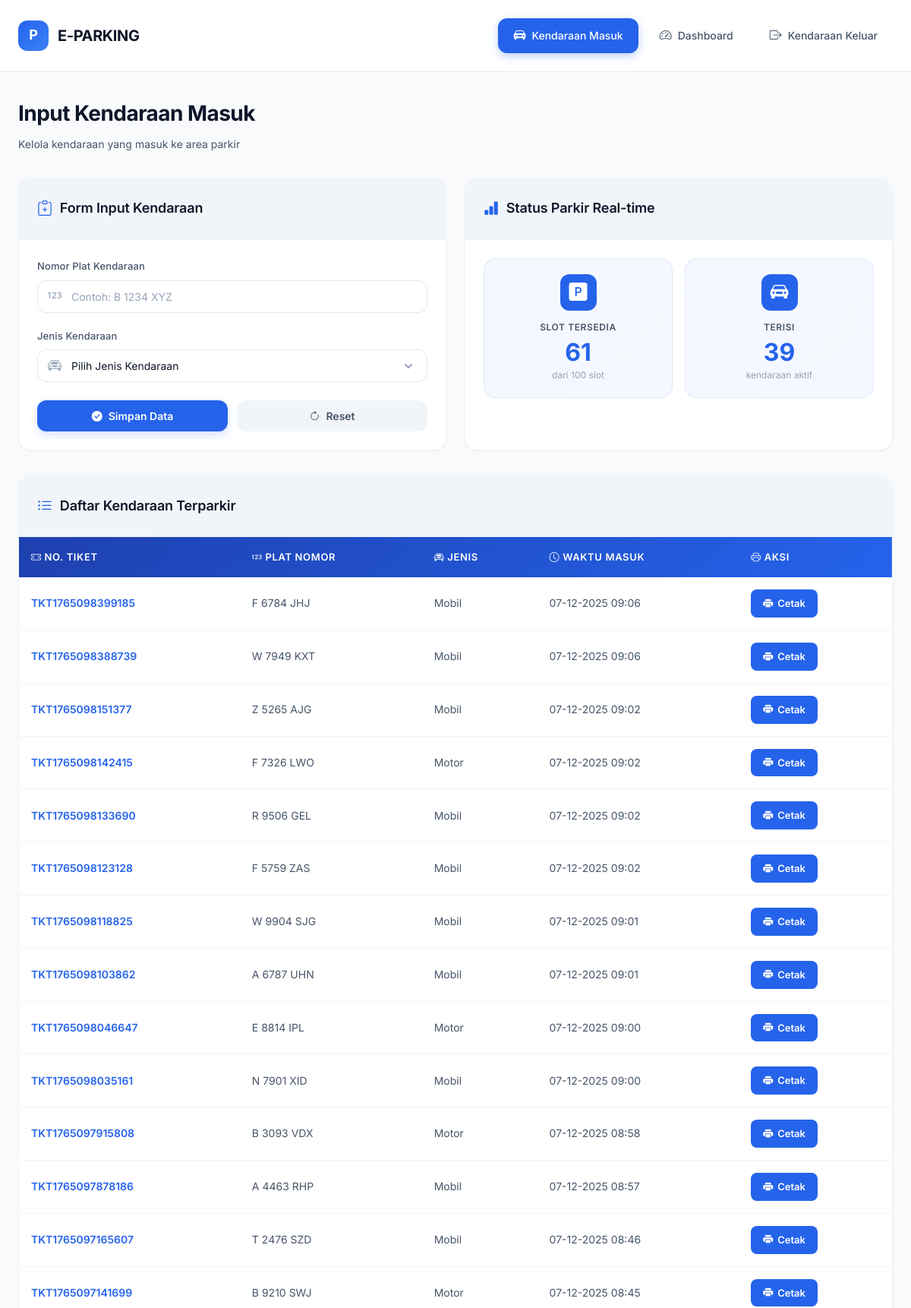
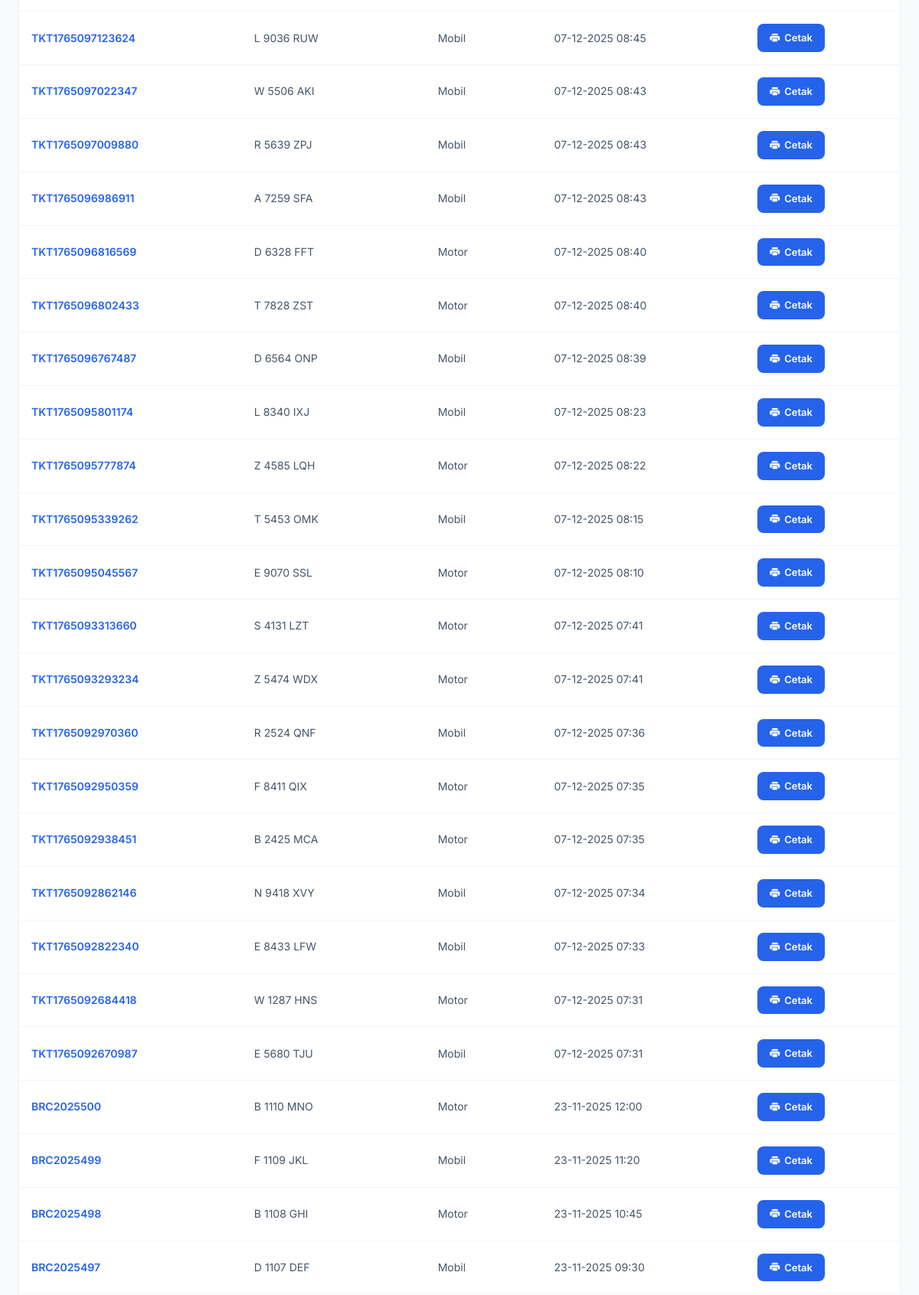
The page / (upper part) on the database its author committed (2 pictures, top to bottom).
### tables this page shows
CREATE TABLE `parkir` (
  `id` int NOT NULL,
  `no_plat` varchar(50) NOT NULL,
  `jenis` enum('Motor','Mobil') NOT NULL,
  `jam_masuk` datetime NOT NULL,
  `jam_keluar` datetime DEFAULT NULL,
  `durasi_menit` int DEFAULT NULL,
  `biaya` decimal(10,2) DEFAULT NULL,
  `barcode_id` varchar(100) NOT NULL,
  `status` varchar(10) NOT NULL DEFAULT 'IN',
  `petugas` varchar(50) DEFAULT NULL,
  `image_path` varchar(100) DEFAULT NULL,
  `referee_no` varchar(20) DEFAULT NULL,
  `created_at` timestamp NOT NULL DEFAULT CURRENT_TIMESTAMP,
  `updated_at` timestamp NULL DEFAULT NULL ON UPDATE CURRENT_TIMESTAMP
);

### index.php (the view, shortened to what this page needs)
<?php
include './config/db.php';
$total_capacity = 100;
$count_in = 0;
$slots_available = $total_capacity;
$data_in = [];
$status_in = mysqli_real_escape_string($conn, 'IN');
$sql_count_in = "SELECT COUNT(*) AS jumlah FROM parkir WHERE `status`='$status_in'";
$result_count_in = mysqli_query($conn, $sql_count_in);
if ($result_count_in) {
    $row_count_in = mysqli_fetch_assoc($result_count_in);
    $count_in = intval($row_count_in['jumlah']);
    $slots_available = $total_capacity - $count_in;
} else {
    echo "<div style='color: red; font-weight: bold;'>❌ Query count error: " . mysqli_error($conn) . "</div>";
}
$sql_in = "SELECT id, barcode_id, no_plat, jenis, jam_masuk FROM parkir WHERE `status`='$status_in' ORDER BY jam_masuk DESC";
$result_in = mysqli_query($conn, $sql_in);
if ($result_in) {
    while ($row = mysqli_fetch_assoc($result_in)) {
        $data_in[] = $row;
    }
} else {
    echo "<div style='color: red; font-weight: bold;'>❌ Query data error: " . mysqli_error($conn) . "</div>";
}
?>
<!DOCTYPE html>
<html lang="id">
<head>
    <link rel="stylesheet" href="https://cdn.jsdelivr.net/npm/bootstrap-icons@1.11.3/font/bootstrap-icons.min.css">
</head>
<body>
    <header class="header">
        <div class="header-content">
            <div class="logo">
                <div class="logo-icon">P</div>
                <span class="logo-text">E-PARKING</span>
            </div>
            <nav class="navbar">
                <a href="index.php" <?php if(basename($_SERVER['PHP_SELF']) === 'index.php'): ?>class="active"<?php endif; ?>>
                    <i class="bi bi-car-front-fill"></i>
                    Kendaraan Masuk
                </a>
                <a href="dashboard.php" <?php if(basename($_SERVER['PHP_SELF']) === 'dashboard.php'): ?>class="active"<?php endif; ?>>
                    <i class="bi bi-speedometer2"></i>
                    Dashboard
                </a>
                <a href="keluar.php" <?php if(basename($_SERVER['PHP_SELF']) === 'keluar.php'): ?>class="active"<?php endif; ?>>
                    <i class="bi bi-box-arrow-right"></i>
                    Kendaraan Keluar
                </a>
            </nav>
        </div>
    </header>
    <div class="container">
        <div class="page-title">
            <h1>Input Kendaraan Masuk</h1>
            <p>Kelola kendaraan yang masuk ke area parkir</p>
        </div>
        <div class="grid-2col">
            <div class="card">
                <div class="card-header">
                    <h2 class="card-title">
                        <i class="bi bi-clipboard-plus"></i>
                        Form Input Kendaraan
                    </h2>
                </div>
                <div class="card-body">
                    <form action="" method="POST">
                        <div class="form-group">
                            <label class="form-label" for="no_plat">Nomor Plat Kendaraan</label>
                            <div class="input-wrapper">
                                <input type="text" name="no_plat" id="no_plat" class="form-input" placeholder="Contoh: B 1234 XYZ" required>
                            </div>
                        </div>
                        <div class="form-group">
                            <label class="form-label" for="jenis">Jenis Kendaraan</label>
                            <div class="input-wrapper">
                                <select name="jenis" id="jenis" class="form-select" required>
                                    <option value="" disabled selected>Pilih Jenis Kendaraan</option>
                                </select>
                            </div>
                        </div>
                        <div class="button-group">
                            <button type="submit" name="submit" class="btn btn-primary">
                                <i class="bi bi-check-circle-fill"></i>
                                Simpan Data
                            </button>
                            <button type="reset" class="btn btn-secondary">
                                <i class="bi bi-arrow-clockwise"></i>
                                Reset
                            </button>
                        </div>
                    </form>
                </div>
            </div>
            <div class="card">
                <div class="card-header">
                    <h2 class="card-title">
                        <i class="bi bi-bar-chart-fill"></i>
                        Status Parkir Real-time
                    </h2>
                </div>
                <div class="card-body">
                    <div class="stats-grid">
                        <div class="stat-card">
                            <div class="stat-icon-wrapper">
                                <i class="bi bi-p-square-fill"></i>
                            </div>
                            <div class="stat-label">Slot Tersedia</div>
                            <div class="stat-value"><?php echo $slots_available; ?></div>
                            <div class="stat-subtitle">dari <?php echo $total_capacity; ?> slot</div>
                        </div>
                        <div class="stat-card">
                            <div class="stat-icon-wrapper">
                                <i class="bi bi-car-front-fill"></i>
                            </div>
                            <div class="stat-label">Terisi</div>
                            <div class="stat-value"><?php echo $count_in; ?></div>
                            <div class="stat-subtitle">kendaraan aktif</div>
                        </div>
                    </div>
                </div>
            </div>
        </div>
        <div class="card">
            <div class="card-header">
                <h2 class="card-title">
                    <i class="bi bi-list-ul"></i>
                    Daftar Kendaraan Terparkir
                </h2>
            </div>
            <div class="card-body" style="padding: 0;">
                <div class="table-wrapper">
                    <table>
                        <thead>
                            <tr>
                                <th><i class="bi bi-ticket-perforated"></i> No. Tiket</th>
                                <th><i class="bi bi-123"></i> Plat Nomor</th>
                                <th><i class="bi bi-car-front"></i> Jenis</th>
                                <th><i class="bi bi-clock"></i> Waktu Masuk</th>
                                <th><i class="bi bi-printer"></i> Aksi</th>
                            </tr>
                        </thead>
                        <tbody>
                        <?php if (count($data_in) > 0): ?>
                            <?php foreach ($data_in as $row): ?>
                                <tr>
                                    <td><?php echo htmlspecialchars($row['barcode_id']); ?></td>
                                    <td><?php echo htmlspecialchars($row['no_plat']); ?></td>
                                    <td><?php echo htmlspecialchars($row['jenis']); ?></td>
                                    <td><?php echo date('d-m-Y H:i', strtotime($row['jam_masuk'])); ?></td>
                                    <td>
                                        <a href="cetak.php?id=<?php echo urlencode($row['id']); ?>" class="btn-cetak" target="_blank">
                                            <i class="bi bi-printer-fill"></i>
                                            Cetak
                                        </a>
                                    </td>
                                </tr>
                            <?php endforeach; ?>
                        <?php endif; ?>
                        </tbody>
                    </table>
                </div>
            </div>
        </div>
    </div>
</body>
</html>

### rows shown on the page
parkir: barcode "TKT1765098399185", no_plat "F 6784 JHJ", jenis "Mobil", jam_masuk "07-12-2025 09:06"
parkir: barcode "TKT1765098388739", no_plat "W 7949 KXT", jenis "Mobil", jam_masuk "07-12-2025 09:06"
parkir: barcode "TKT1765098151377", no_plat "Z 5265 AJG", jenis "Mobil", jam_masuk "07-12-2025 09:02"
parkir: barcode "TKT1765098142415", no_plat "F 7326 LWO", jenis "Motor", jam_masuk "07-12-2025 09:02"
parkir: barcode "TKT1765098133690", no_plat "R 9506 GEL", jenis "Mobil", jam_masuk "07-12-2025 09:02"
parkir: barcode "TKT1765098123128", no_plat "F 5759 ZAS", jenis "Mobil", jam_masuk "07-12-2025 09:02"
parkir: barcode "TKT1765098118825", no_plat "W 9904 SJG", jenis "Mobil", jam_masuk "07-12-2025 09:01"
parkir: barcode "TKT1765098103862", no_plat "A 6787 UHN", jenis "Mobil", jam_masuk "07-12-2025 09:01"
parkir: barcode "TKT1765098046647", no_plat "E 8814 IPL", jenis "Motor", jam_masuk "07-12-2025 09:00"
parkir: barcode "TKT1765098035161", no_plat "N 7901 XID", jenis "Mobil", jam_masuk "07-12-2025 09:00"
parkir: barcode "TKT1765097915808", no_plat "B 3093 VDX", jenis "Motor", jam_masuk "07-12-2025 08:58"
parkir: barcode "TKT1765097878186", no_plat "A 4463 RHP", jenis "Mobil", jam_masuk "07-12-2025 08:57"
parkir: barcode "TKT1765097165607", no_plat "T 2476 SZD", jenis "Mobil", jam_masuk "07-12-2025 08:46"
parkir: barcode "TKT1765097141699", no_plat "B 9210 SWJ", jenis "Motor", jam_masuk "07-12-2025 08:45"
parkir: barcode "TKT1765097123624", no_plat "L 9036 RUW", jenis "Mobil", jam_masuk "07-12-2025 08:45"
parkir: barcode "TKT1765097022347", no_plat "W 5506 AKI", jenis "Mobil", jam_masuk "07-12-2025 08:43"
parkir: barcode "TKT1765097009880", no_plat "R 5639 ZPJ", jenis "Mobil", jam_masuk "07-12-2025 08:43"
parkir: barcode "TKT1765096986911", no_plat "A 7259 SFA", jenis "Mobil", jam_masuk "07-12-2025 08:43"
parkir: barcode "TKT1765096816569", no_plat "D 6328 FFT", jenis "Motor", jam_masuk "07-12-2025 08:40"
parkir: barcode "TKT1765096802433", no_plat "T 7828 ZST", jenis "Motor", jam_masuk "07-12-2025 08:40"
parkir: barcode "TKT1765096767487", no_plat "D 6564 ONP", jenis "Mobil", jam_masuk "07-12-2025 08:39"
parkir: barcode "TKT1765095801174", no_plat "L 8340 IXJ", jenis "Mobil", jam_masuk "07-12-2025 08:23"
parkir: barcode "TKT1765095777874", no_plat "Z 4585 LQH", jenis "Motor", jam_masuk "07-12-2025 08:22"
parkir: barcode "TKT1765095339262", no_plat "T 5453 OMK", jenis "Mobil", jam_masuk "07-12-2025 08:15"
parkir: barcode "TKT1765095045567", no_plat "E 9070 SSL", jenis "Motor", jam_masuk "07-12-2025 08:10"
parkir: barcode "TKT1765093313660", no_plat "S 4131 LZT", jenis "Motor", jam_masuk "07-12-2025 07:41"
parkir: barcode "TKT1765093293234", no_plat "Z 5474 WDX", jenis "Motor", jam_masuk "07-12-2025 07:41"
parkir: barcode "TKT1765092970360", no_plat "R 2524 QNF", jenis "Mobil", jam_masuk "07-12-2025 07:36"
parkir: barcode "TKT1765092950359", no_plat "F 8411 QIX", jenis "Motor", jam_masuk "07-12-2025 07:35"
parkir: barcode "TKT1765092938451", no_plat "B 2425 MCA", jenis "Motor", jam_masuk "07-12-2025 07:35"
parkir: barcode "TKT1765092862146", no_plat "N 9418 XVY", jenis "Mobil", jam_masuk "07-12-2025 07:34"
parkir: barcode "TKT1765092822340", no_plat "E 8433 LFW", jenis "Mobil", jam_masuk "07-12-2025 07:33"
parkir: barcode "TKT1765092684418", no_plat "W 1287 HNS", jenis "Motor", jam_masuk "07-12-2025 07:31"
parkir: barcode "TKT1765092670987", no_plat "E 5680 TJU", jenis "Mobil", jam_masuk "07-12-2025 07:31"
parkir: barcode "BRC2025500", no_plat "B 1110 MNO", jenis "Motor", jam_masuk "23-11-2025 12:00"
parkir: barcode "BRC2025499", no_plat "F 1109 JKL", jenis "Mobil", jam_masuk "23-11-2025 11:20"
parkir: barcode "BRC2025498", no_plat "B 1108 GHI", jenis "Motor", jam_masuk "23-11-2025 10:45"
parkir: barcode "BRC2025497", no_plat "D 1107 DEF", jenis "Mobil", jam_masuk "23-11-2025 09:30"

### other values the page prints
$slots_available "61"
$total_capacity "100"
$count_in "39"
